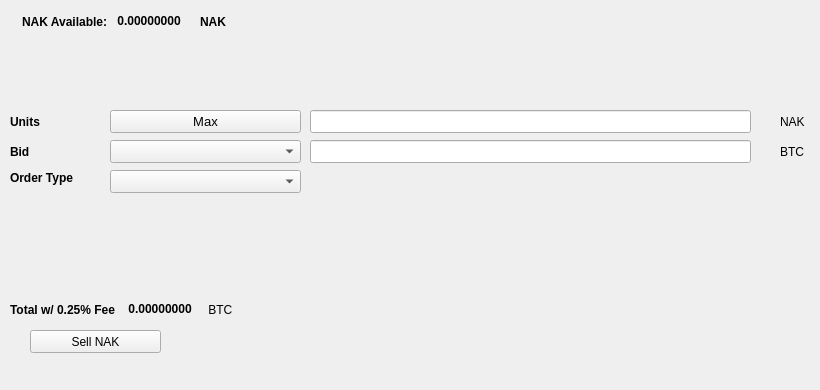
   <widget class="QWidget" name="SellTab">
    <attribute name="title">
     <string>Sell</string>
    </attribute>
    <widget class="QLabel" name="label_16">
     <property name="geometry">
      <rect>
       <x>780</x>
       <y>140</y>
       <width>31</width>
       <height>23</height>
      </rect>
     </property>
     <property name="text">
      <string>BTC</string>
     </property>
    </widget>
    <widget class="QComboBox" name="SellBidcomboBox">
     <property name="geometry">
      <rect>
       <x>110</x>
       <y>140</y>
       <width>191</width>
       <height>23</height>
      </rect>
     </property>
     <property name="font">
      <font>
       <pointsize>10</pointsize>
      </font>
     </property>
    </widget>
    <widget class="QLabel" name="label_18">
     <property name="geometry">
      <rect>
       <x>10</x>
       <y>110</y>
       <width>46</width>
       <height>23</height>
      </rect>
     </property>
     <property name="font">
      <font>
       <weight>75</weight>
       <bold>true</bold>
      </font>
     </property>
     <property name="text">
      <string>Units</string>
     </property>
    </widget>
    <widget class="QPushButton" name="Sell_Max_Amount">
     <property name="geometry">
      <rect>
       <x>110</x>
       <y>110</y>
       <width>191</width>
       <height>23</height>
      </rect>
     </property>
     <property name="font">
      <font>
       <pointsize>10</pointsize>
      </font>
     </property>
     <property name="text">
      <string>Max</string>
     </property>
    </widget>
    <widget class="QLabel" name="label_20">
     <property name="geometry">
      <rect>
       <x>10</x>
       <y>170</y>
       <width>91</width>
       <height>16</height>
      </rect>
     </property>
     <property name="font">
      <font>
       <weight>75</weight>
       <bold>true</bold>
      </font>
     </property>
     <property name="text">
      <string>Order Type</string>
     </property>
    </widget>
    <widget class="QComboBox" name="SellOrdertypeCombo">
     <property name="geometry">
      <rect>
       <x>110</x>
       <y>170</y>
       <width>191</width>
       <height>23</height>
      </rect>
     </property>
     <property name="font">
      <font>
       <pointsize>10</pointsize>
      </font>
     </property>
    </widget>
    <widget class="QLabel" name="label_21">
     <property name="geometry">
      <rect>
       <x>10</x>
       <y>140</y>
       <width>46</width>
       <height>23</height>
      </rect>
     </property>
     <property name="font">
      <font>
       <weight>75</weight>
       <bold>true</bold>
      </font>
     </property>
     <property name="text">
      <string>Bid</string>
     </property>
    </widget>
    <widget class="QLabel" name="label_22">
     <property name="geometry">
      <rect>
       <x>780</x>
       <y>110</y>
       <width>31</width>
       <height>23</height>
      </rect>
     </property>
     <property name="text">
      <string>NAK</string>
     </property>
    </widget>
    <widget class="QLineEdit" name="UnitsInputNAK">
     <property name="geometry">
      <rect>
       <x>310</x>
       <y>110</y>
       <width>441</width>
       <height>23</height>
      </rect>
     </property>
     <property name="font">
      <font>
       <pointsize>9</pointsize>
       <weight>75</weight>
       <bold>true</bold>
      </font>
     </property>
    </widget>
    <widget class="QLineEdit" name="SellBidPriceEdit">
     <property name="geometry">
      <rect>
       <x>310</x>
       <y>140</y>
       <width>441</width>
       <height>23</height>
      </rect>
     </property>
     <property name="font">
      <font>
       <pointsize>9</pointsize>
       <weight>75</weight>
       <bold>true</bold>
      </font>
     </property>
    </widget>
    <widget class="QPushButton" name="SellNAKBTN">
     <property name="geometry">
      <rect>
       <x>30</x>
       <y>330</y>
       <width>131</width>
       <height>23</height>
      </rect>
     </property>
     <property name="text">
      <string>Sell NAK</string>
     </property>
     <property name="icon">
      <iconset resource="../nakas">
       <normaloff>:/icons/bitcoin</normaloff>:/icons/bitcoin</iconset>
     </property>
    </widget>
    <widget class="QWidget" name="layoutWidget3">
     <property name="geometry">
      <rect>
       <x>22</x>
       <y>12</y>
       <width>258</width>
       <height>19</height>
      </rect>
     </property>
     <layout class="QHBoxLayout" name="horizontalLayout">
      <item>
       <widget class="QLabel" name="label232_2">
        <property name="font">
         <font>
          <weight>75</weight>
          <bold>true</bold>
         </font>
        </property>
        <property name="text">
         <string>NAK Available:</string>
        </property>
       </widget>
      </item>
      <item>
       <widget class="QLabel" name="NAKAvailableLabel">
        <property name="palette">
         <palette>
          <active>
           <colorrole role="WindowText">
            <brush brushstyle="SolidPattern">
             <color alpha="255">
              <red>0</red>
              <green>0</green>
              <blue>0</blue>
             </color>
            </brush>
           </colorrole>
           <colorrole role="Button">
            <brush brushstyle="SolidPattern">
             <color alpha="255">
              <red>0</red>
              <green>170</green>
              <blue>0</blue>
             </color>
            </brush>
           </colorrole>
           <colorrole role="Light">
            <brush brushstyle="SolidPattern">
             <color alpha="255">
              <red>0</red>
              <green>255</green>
              <blue>0</blue>
             </color>
            </brush>
           </colorrole>
           <colorrole role="Midlight">
            <brush brushstyle="SolidPattern">
             <color alpha="255">
              <red>0</red>
              <green>212</green>
              <blue>0</blue>
             </color>
            </brush>
           </colorrole>
           <colorrole role="Dark">
            <brush brushstyle="SolidPattern">
             <color alpha="255">
              <red>0</red>
              <green>85</green>
              <blue>0</blue>
             </color>
            </brush>
           </colorrole>
           <colorrole role="Mid">
            <brush brushstyle="SolidPattern">
             <color alpha="255">
              <red>0</red>
              <green>113</green>
              <blue>0</blue>
             </color>
            </brush>
           </colorrole>
           <colorrole role="Text">
            <brush brushstyle="SolidPattern">
             <color alpha="255">
              <red>0</red>
              <green>170</green>
              <blue>0</blue>
             </color>
            </brush>
           </colorrole>
           <colorrole role="BrightText">
            <brush brushstyle="SolidPattern">
             <color alpha="255">
              <red>255</red>
              <green>255</green>
              <blue>255</blue>
             </color>
            </brush>
           </colorrole>
           <colorrole role="ButtonText">
            <brush brushstyle="SolidPattern">
             <color alpha="255">
              <red>0</red>
              <green>0</green>
              <blue>0</blue>
             </color>
            </brush>
           </colorrole>
           <colorrole role="Base">
            <brush brushstyle="SolidPattern">
             <color alpha="255">
              <red>255</red>
              <green>255</green>
              <blue>255</blue>
             </color>
            </brush>
           </colorrole>
           <colorrole role="Window">
            <brush brushstyle="SolidPattern">
             <color alpha="255">
              <red>0</red>
              <green>170</green>
              <blue>0</blue>
             </color>
            </brush>
           </colorrole>
           <colorrole role="Shadow">
            <brush brushstyle="SolidPattern">
             <color alpha="255">
              <red>0</red>
              <green>0</green>
              <blue>0</blue>
             </color>
            </brush>
           </colorrole>
           <colorrole role="AlternateBase">
            <brush brushstyle="SolidPattern">
             <color alpha="255">
              <red>127</red>
              <green>212</green>
              <blue>127</blue>
             </color>
            </brush>
           </colorrole>
           <colorrole role="ToolTipBase">
            <brush brushstyle="SolidPattern">
             <color alpha="255">
              <red>255</red>
              <green>255</green>
              <blue>220</blue>
             </color>
            </brush>
           </colorrole>
           <colorrole role="ToolTipText">
            <brush brushstyle="SolidPattern">
             <color alpha="255">
              <red>0</red>
              <green>0</green>
              <blue>0</blue>
             </color>
            </brush>
           </colorrole>
          </active>
          <inactive>
           <colorrole role="WindowText">
            <brush brushstyle="SolidPattern">
             <color alpha="255">
              <red>0</red>
              <green>0</green>
              <blue>0</blue>
             </color>
            </brush>
           </colorrole>
           <colorrole role="Button">
            <brush brushstyle="SolidPattern">
             <color alpha="255">
              <red>0</red>
              <green>170</green>
              <blue>0</blue>
             </color>
            </brush>
           </colorrole>
           <colorrole role="Light">
            <brush brushstyle="SolidPattern">
             <color alpha="255">
              <red>0</red>
              <green>255</green>
              <blue>0</blue>
             </color>
            </brush>
           </colorrole>
           <colorrole role="Midlight">
            <brush brushstyle="SolidPattern">
             <color alpha="255">
              <red>0</red>
              <green>212</green>
              <blue>0</blue>
             </color>
            </brush>
           </colorrole>
           <colorrole role="Dark">
            <brush brushstyle="SolidPattern">
             <color alpha="255">
              <red>0</red>
              <green>85</green>
              <blue>0</blue>
             </color>
            </brush>
           </colorrole>
           <colorrole role="Mid">
            <brush brushstyle="SolidPattern">
             <color alpha="255">
              <red>0</red>
              <green>113</green>
              <blue>0</blue>
             </color>
            </brush>
           </colorrole>
           <colorrole role="Text">
            <brush brushstyle="SolidPattern">
             <color alpha="255">
              <red>0</red>
              <green>170</green>
              <blue>0</blue>
             </color>
            </brush>
           </colorrole>
           <colorrole role="BrightText">
            <brush brushstyle="SolidPattern">
             <color alpha="255">
              <red>255</red>
              <green>255</green>
              <blue>255</blue>
             </color>
            </brush>
           </colorrole>
           <colorrole role="ButtonText">
            <brush brushstyle="SolidPattern">
             <color alpha="255">
              <red>0</red>
              <green>0</green>
              <blue>0</blue>
             </color>
            </brush>
           </colorrole>
           <colorrole role="Base">
            <brush brushstyle="SolidPattern">
             <color alpha="255">
              <red>255</red>
              <green>255</green>
              <blue>255</blue>
             </color>
            </brush>
           </colorrole>
           <colorrole role="Window">
            <brush brushstyle="SolidPattern">
             <color alpha="255">
              <red>0</red>
              <green>170</green>
              <blue>0</blue>
             </color>
            </brush>
           </colorrole>
           <colorrole role="Shadow">
            <brush brushstyle="SolidPattern">
             <color alpha="255">
              <red>0</red>
              <green>0</green>
              <blue>0</blue>
             </color>
            </brush>
           </colorrole>
           <colorrole role="AlternateBase">
            <brush brushstyle="SolidPattern">
             <color alpha="255">
              <red>127</red>
              <green>212</green>
              <blue>127</blue>
             </color>
            </brush>
           </colorrole>
           <colorrole role="ToolTipBase">
            <brush brushstyle="SolidPattern">
             <color alpha="255">
              <red>255</red>
              <green>255</green>
              <blue>220</blue>
             </color>
            </brush>
           </colorrole>
           <colorrole role="ToolTipText">
            <brush brushstyle="SolidPattern">
             <color alpha="255">
              <red>0</red>
              <green>0</green>
              <blue>0</blue>
             </color>
            </brush>
           </colorrole>
          </inactive>
          <disabled>
           <colorrole role="WindowText">
            <brush brushstyle="SolidPattern">
             <color alpha="255">
              <red>0</red>
              <green>85</green>
              <blue>0</blue>
             </color>
            </brush>
           </colorrole>
           <colorrole role="Button">
            <brush brushstyle="SolidPattern">
             <color alpha="255">
              <red>0</red>
              <green>170</green>
              <blue>0</blue>
             </color>
            </brush>
           </colorrole>
           <colorrole role="Light">
            <brush brushstyle="SolidPattern">
             <color alpha="255">
              <red>0</red>
              <green>255</green>
              <blue>0</blue>
             </color>
            </brush>
           </colorrole>
           <colorrole role="Midlight">
            <brush brushstyle="SolidPattern">
             <color alpha="255">
              <red>0</red>
              <green>212</green>
              <blue>0</blue>
             </color>
            </brush>
           </colorrole>
           <colorrole role="Dark">
            <brush brushstyle="SolidPattern">
             <color alpha="255">
              <red>0</red>
              <green>85</green>
              <blue>0</blue>
             </color>
            </brush>
           </colorrole>
           <colorrole role="Mid">
            <brush brushstyle="SolidPattern">
             <color alpha="255">
              <red>0</red>
              <green>113</green>
              <blue>0</blue>
             </color>
            </brush>
           </colorrole>
           <colorrole role="Text">
            <brush brushstyle="SolidPattern">
             <color alpha="255">
              <red>0</red>
              <green>85</green>
              <blue>0</blue>
             </color>
            </brush>
           </colorrole>
           <colorrole role="BrightText">
            <brush brushstyle="SolidPattern">
             <color alpha="255">
              <red>255</red>
              <green>255</green>
              <blue>255</blue>
             </color>
            </brush>
           </colorrole>
           <colorrole role="ButtonText">
            <brush brushstyle="SolidPattern">
             <color alpha="255">
              <red>0</red>
              <green>85</green>
              <blue>0</blue>
             </color>
            </brush>
           </colorrole>
           <colorrole role="Base">
            <brush brushstyle="SolidPattern">
             <color alpha="255">
              <red>0</red>
              <green>170</green>
              <blue>0</blue>
             </color>
            </brush>
           </colorrole>
           <colorrole role="Window">
            <brush brushstyle="SolidPattern">
             <color alpha="255">
              <red>0</red>
              <green>170</green>
              <blue>0</blue>
             </color>
            </brush>
           </colorrole>
           <colorrole role="Shadow">
            <brush brushstyle="SolidPattern">
             <color alpha="255">
              <red>0</red>
              <green>0</green>
              <blue>0</blue>
             </color>
            </brush>
           </colorrole>
           <colorrole role="AlternateBase">
            <brush brushstyle="SolidPattern">
             <color alpha="255">
              <red>0</red>
              <green>170</green>
              <blue>0</blue>
             </color>
            </brush>
           </colorrole>
           <colorrole role="ToolTipBase">
            <brush brushstyle="SolidPattern">
             <color alpha="255">
              <red>255</red>
              <green>255</green>
              <blue>220</blue>
             </color>
            </brush>
           </colorrole>
           <colorrole role="ToolTipText">
            <brush brushstyle="SolidPattern">
             <color alpha="255">
              <red>0</red>
              <green>0</green>
              <blue>0</blue>
             </color>
            </brush>
           </colorrole>
          </disabled>
         </palette>
        </property>
        <property name="font">
         <font>
          <weight>75</weight>
          <bold>true</bold>
         </font>
        </property>
        <property name="text">
         <string> 0.00000000 </string>
        </property>
        <property name="textInteractionFlags">
         <set>Qt::LinksAccessibleByMouse|Qt::TextSelectableByKeyboard|Qt::TextSelectableByMouse</set>
        </property>
       </widget>
      </item>
      <item>
       <widget class="QLabel" name="labelNAK">
        <property name="font">
         <font>
          <weight>75</weight>
          <bold>true</bold>
         </font>
        </property>
        <property name="text">
         <string>NAK</string>
        </property>
       </widget>
      </item>
     </layout>
    </widget>
    <widget class="QWidget" name="layoutWidget">
     <property name="geometry">
      <rect>
       <x>10</x>
       <y>300</y>
       <width>268</width>
       <height>19</height>
      </rect>
     </property>
     <layout class="QHBoxLayout" name="horizontalLayout_2">
      <item>
       <widget class="QLabel" name="label_19">
        <property name="font">
         <font>
          <weight>75</weight>
          <bold>true</bold>
         </font>
        </property>
        <property name="text">
         <string>Total w/ 0.25% Fee </string>
        </property>
       </widget>
      </item>
      <item>
       <widget class="QLabel" name="SellCostLabel">
        <property name="palette">
         <palette>
          <active>
           <colorrole role="WindowText">
            <brush brushstyle="SolidPattern">
             <color alpha="255">
              <red>0</red>
              <green>0</green>
              <blue>0</blue>
             </color>
            </brush>
           </colorrole>
           <colorrole role="Button">
            <brush brushstyle="SolidPattern">
             <color alpha="255">
              <red>0</red>
              <green>170</green>
              <blue>0</blue>
             </color>
            </brush>
           </colorrole>
           <colorrole role="Light">
            <brush brushstyle="SolidPattern">
             <color alpha="255">
              <red>0</red>
              <green>255</green>
              <blue>0</blue>
             </color>
            </brush>
           </colorrole>
           <colorrole role="Midlight">
            <brush brushstyle="SolidPattern">
             <color alpha="255">
              <red>0</red>
              <green>212</green>
              <blue>0</blue>
             </color>
            </brush>
           </colorrole>
           <colorrole role="Dark">
            <brush brushstyle="SolidPattern">
             <color alpha="255">
              <red>0</red>
              <green>85</green>
              <blue>0</blue>
             </color>
            </brush>
           </colorrole>
           <colorrole role="Mid">
            <brush brushstyle="SolidPattern">
             <color alpha="255">
              <red>0</red>
              <green>113</green>
              <blue>0</blue>
             </color>
            </brush>
           </colorrole>
           <colorrole role="Text">
            <brush brushstyle="SolidPattern">
             <color alpha="255">
              <red>0</red>
              <green>170</green>
              <blue>0</blue>
             </color>
            </brush>
           </colorrole>
           <colorrole role="BrightText">
            <brush brushstyle="SolidPattern">
             <color alpha="255">
              <red>255</red>
              <green>255</green>
              <blue>255</blue>
             </color>
            </brush>
           </colorrole>
           <colorrole role="ButtonText">
            <brush brushstyle="SolidPattern">
             <color alpha="255">
              <red>0</red>
              <green>0</green>
              <blue>0</blue>
             </color>
            </brush>
           </colorrole>
           <colorrole role="Base">
            <brush brushstyle="SolidPattern">
             <color alpha="255">
              <red>255</red>
              <green>255</green>
              <blue>255</blue>
             </color>
            </brush>
           </colorrole>
           <colorrole role="Window">
            <brush brushstyle="SolidPattern">
             <color alpha="255">
              <red>0</red>
              <green>170</green>
              <blue>0</blue>
             </color>
            </brush>
           </colorrole>
           <colorrole role="Shadow">
            <brush brushstyle="SolidPattern">
             <color alpha="255">
              <red>0</red>
              <green>0</green>
              <blue>0</blue>
             </color>
            </brush>
           </colorrole>
           <colorrole role="AlternateBase">
            <brush brushstyle="SolidPattern">
             <color alpha="255">
              <red>127</red>
              <green>212</green>
              <blue>127</blue>
             </color>
            </brush>
           </colorrole>
           <colorrole role="ToolTipBase">
            <brush brushstyle="SolidPattern">
             <color alpha="255">
              <red>255</red>
              <green>255</green>
              <blue>220</blue>
             </color>
            </brush>
           </colorrole>
           <colorrole role="ToolTipText">
            <brush brushstyle="SolidPattern">
             <color alpha="255">
              <red>0</red>
              <green>0</green>
              <blue>0</blue>
             </color>
            </brush>
           </colorrole>
          </active>
          <inactive>
           <colorrole role="WindowText">
            <brush brushstyle="SolidPattern">
             <color alpha="255">
              <red>0</red>
              <green>0</green>
              <blue>0</blue>
             </color>
            </brush>
           </colorrole>
           <colorrole role="Button">
            <brush brushstyle="SolidPattern">
             <color alpha="255">
              <red>0</red>
              <green>170</green>
              <blue>0</blue>
             </color>
            </brush>
           </colorrole>
           <colorrole role="Light">
            <brush brushstyle="SolidPattern">
             <color alpha="255">
              <red>0</red>
              <green>255</green>
              <blue>0</blue>
             </color>
            </brush>
           </colorrole>
           <colorrole role="Midlight">
            <brush brushstyle="SolidPattern">
             <color alpha="255">
              <red>0</red>
              <green>212</green>
              <blue>0</blue>
             </color>
            </brush>
           </colorrole>
           <colorrole role="Dark">
            <brush brushstyle="SolidPattern">
             <color alpha="255">
              <red>0</red>
              <green>85</green>
              <blue>0</blue>
             </color>
            </brush>
           </colorrole>
           <colorrole role="Mid">
            <brush brushstyle="SolidPattern">
             <color alpha="255">
              <red>0</red>
              <green>113</green>
              <blue>0</blue>
             </color>
            </brush>
           </colorrole>
           <colorrole role="Text">
            <brush brushstyle="SolidPattern">
             <color alpha="255">
              <red>0</red>
              <green>170</green>
              <blue>0</blue>
             </color>
            </brush>
           </colorrole>
           <colorrole role="BrightText">
            <brush brushstyle="SolidPattern">
             <color alpha="255">
              <red>255</red>
              <green>255</green>
              <blue>255</blue>
             </color>
            </brush>
           </colorrole>
           <colorrole role="ButtonText">
            <brush brushstyle="SolidPattern">
             <color alpha="255">
              <red>0</red>
              <green>0</green>
              <blue>0</blue>
             </color>
            </brush>
           </colorrole>
           <colorrole role="Base">
            <brush brushstyle="SolidPattern">
             <color alpha="255">
              <red>255</red>
              <green>255</green>
              <blue>255</blue>
             </color>
            </brush>
           </colorrole>
           <colorrole role="Window">
            <brush brushstyle="SolidPattern">
             <color alpha="255">
              <red>0</red>
              <green>170</green>
              <blue>0</blue>
             </color>
            </brush>
           </colorrole>
           <colorrole role="Shadow">
            <brush brushstyle="SolidPattern">
             <color alpha="255">
              <red>0</red>
              <green>0</green>
              <blue>0</blue>
             </color>
            </brush>
           </colorrole>
           <colorrole role="AlternateBase">
            <brush brushstyle="SolidPattern">
             <color alpha="255">
              <red>127</red>
              <green>212</green>
              <blue>127</blue>
             </color>
            </brush>
           </colorrole>
           <colorrole role="ToolTipBase">
            <brush brushstyle="SolidPattern">
             <color alpha="255">
              <red>255</red>
              <green>255</green>
              <blue>220</blue>
             </color>
            </brush>
           </colorrole>
           <colorrole role="ToolTipText">
            <brush brushstyle="SolidPattern">
             <color alpha="255">
              <red>0</red>
              <green>0</green>
              <blue>0</blue>
             </color>
            </brush>
           </colorrole>
          </inactive>
          <disabled>
           <colorrole role="WindowText">
            <brush brushstyle="SolidPattern">
             <color alpha="255">
              <red>0</red>
              <green>85</green>
              <blue>0</blue>
             </color>
            </brush>
           </colorrole>
           <colorrole role="Button">
            <brush brushstyle="SolidPattern">
             <color alpha="255">
              <red>0</red>
              <green>170</green>
              <blue>0</blue>
             </color>
            </brush>
           </colorrole>
           <colorrole role="Light">
            <brush brushstyle="SolidPattern">
             <color alpha="255">
              <red>0</red>
              <green>255</green>
              <blue>0</blue>
             </color>
            </brush>
           </colorrole>
           <colorrole role="Midlight">
            <brush brushstyle="SolidPattern">
             <color alpha="255">
              <red>0</red>
              <green>212</green>
              <blue>0</blue>
             </color>
            </brush>
           </colorrole>
           <colorrole role="Dark">
            <brush brushstyle="SolidPattern">
             <color alpha="255">
              <red>0</red>
              <green>85</green>
              <blue>0</blue>
             </color>
            </brush>
           </colorrole>
           <colorrole role="Mid">
            <brush brushstyle="SolidPattern">
             <color alpha="255">
              <red>0</red>
              <green>113</green>
              <blue>0</blue>
             </color>
            </brush>
           </colorrole>
           <colorrole role="Text">
            <brush brushstyle="SolidPattern">
             <color alpha="255">
              <red>0</red>
              <green>85</green>
              <blue>0</blue>
             </color>
            </brush>
           </colorrole>
           <colorrole role="BrightText">
            <brush brushstyle="SolidPattern">
             <color alpha="255">
              <red>255</red>
              <green>255</green>
              <blue>255</blue>
             </color>
            </brush>
           </colorrole>
           <colorrole role="ButtonText">
            <brush brushstyle="SolidPattern">
             <color alpha="255">
              <red>0</red>
              <green>85</green>
              <blue>0</blue>
             </color>
            </brush>
           </colorrole>
           <colorrole role="Base">
            <brush brushstyle="SolidPattern">
             <color alpha="255">
              <red>0</red>
              <green>170</green>
              <blue>0</blue>
             </color>
            </brush>
           </colorrole>
           <colorrole role="Window">
            <brush brushstyle="SolidPattern">
             <color alpha="255">
              <red>0</red>
              <green>170</green>
              <blue>0</blue>
             </color>
            </brush>
           </colorrole>
           <colorrole role="Shadow">
            <brush brushstyle="SolidPattern">
             <color alpha="255">
              <red>0</red>
              <green>0</green>
              <blue>0</blue>
             </color>
            </brush>
           </colorrole>
           <colorrole role="AlternateBase">
            <brush brushstyle="SolidPattern">
             <color alpha="255">
              <red>0</red>
              <green>170</green>
              <blue>0</blue>
             </color>
            </brush>
           </colorrole>
           <colorrole role="ToolTipBase">
            <brush brushstyle="SolidPattern">
             <color alpha="255">
              <red>255</red>
              <green>255</green>
              <blue>220</blue>
             </color>
            </brush>
           </colorrole>
           <colorrole role="ToolTipText">
            <brush brushstyle="SolidPattern">
             <color alpha="255">
              <red>0</red>
              <green>0</green>
              <blue>0</blue>
             </color>
            </brush>
           </colorrole>
          </disabled>
         </palette>
        </property>
        <property name="font">
         <font>
          <weight>75</weight>
          <bold>true</bold>
         </font>
        </property>
        <property name="autoFillBackground">
         <bool>false</bool>
        </property>
        <property name="text">
         <string> 0.00000000</string>
        </property>
        <property name="textInteractionFlags">
         <set>Qt::LinksAccessibleByMouse|Qt::TextSelectableByMouse</set>
        </property>
       </widget>
      </item>
      <item>
       <widget class="QLabel" name="label_17">
        <property name="font">
         <font>
          <weight>50</weight>
          <bold>false</bold>
         </font>
        </property>
        <property name="text">
         <string> BTC</string>
        </property>
       </widget>
      </item>
     </layout>
    </widget>
    <widget class="QLabel" name="label_23">
     <property name="geometry">
      <rect>
       <x>460</x>
       <y>300</y>
       <width>281</width>
       <height>81</height>
      </rect>
     </property>
     <property name="text">
      <string/>
     </property>
     <property name="pixmap">
      <pixmap>:/images/bittrex</pixmap>
     </property>
    </widget>
   </widget>
